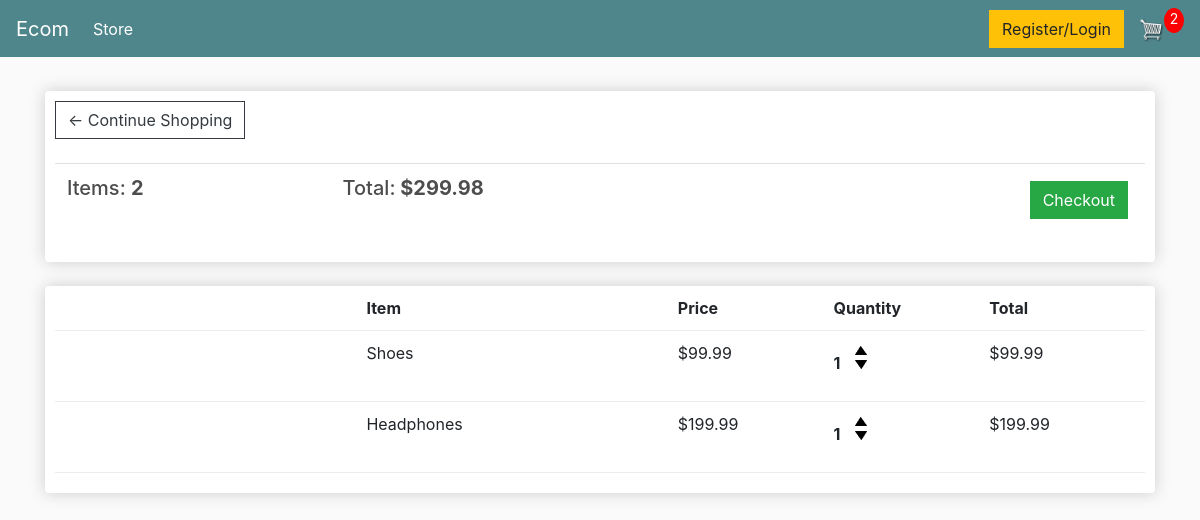
The page /cart/ (signed in) on the database as committed earlier.
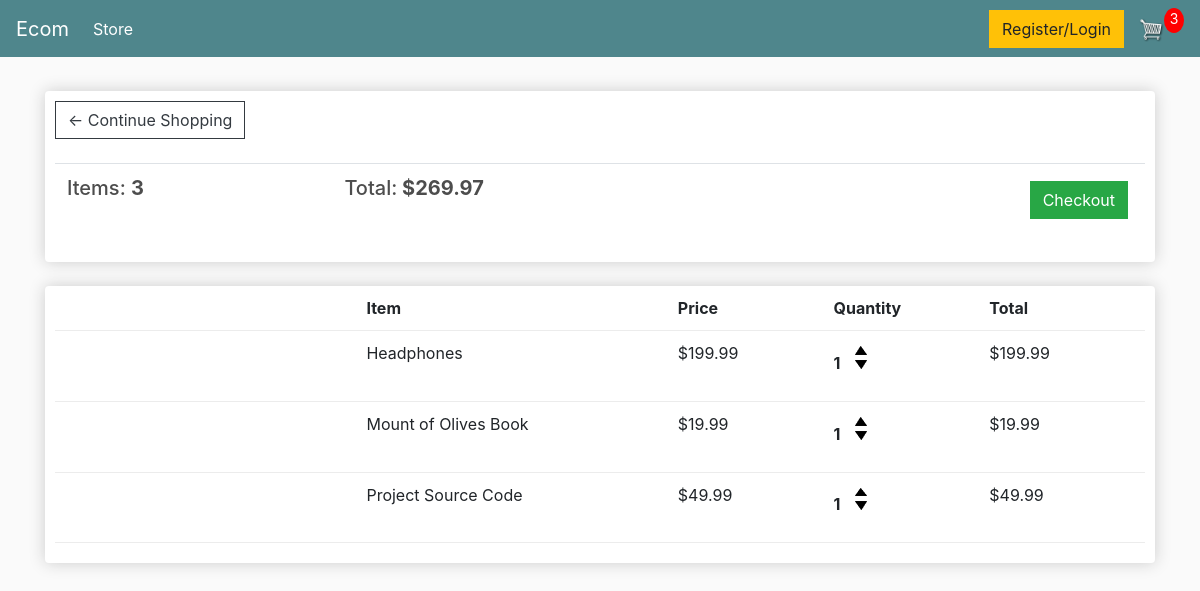
The same page on the database as committed later.
### store/models.py (models this page shows, shortened)
class Order(models.Model):
	customer = models.ForeignKey(Customer, on_delete=models.SET_NULL, null=True, blank=True)
	date_ordered = models.DateTimeField(auto_now_add=True)
	complete = models.BooleanField(default=False)
	transaction_id = models.CharField(max_length=100, null=True)
	@property
	def get_cart_total(self):
		orderitems = self.orderitem_set.all()
		total = sum([item.get_total for item in orderitems])
		return total
	@property
	def get_cart_items(self):
		orderitems = self.orderitem_set.all()
		total = sum([item.quantity for item in orderitems])
		return total

class OrderItem(models.Model):
	product = models.ForeignKey(Product, on_delete=models.SET_NULL, null=True)
	order = models.ForeignKey(Order, on_delete=models.SET_NULL, null=True)
	quantity = models.IntegerField(default=0, null=True, blank=True)
	date_added = models.DateTimeField(auto_now_add=True)
	@property
	def get_total(self):
		total = self.product.price * self.quantity
		return total

class Product(models.Model):
    name = models.CharField(max_length=255)
    description = models.TextField(default="No description available.")
    price = models.DecimalField(max_digits=10, decimal_places=2)
    digital = models.BooleanField(default=False,null=True, blank=True)
    image = models.ImageField(null=True, blank=True)

### store/views.py (the view)
# urls.py: path('cart/', views.cart, name="cart"),
def cart(request):
     data = cartData(request)
     cartItems = data['cartItems']
     order = data['order']
     items = data['items']
     context = {'items':items, 'order':order, 'cartItems':cartItems}
     return render(request, 'store/cart.html', context)

### store/utils.py (called while the page is built)
def cartData(request):
	if request.user.is_authenticated:
		customer = request.user.customer
		order, created = Order.objects.get_or_create(customer=customer, complete=False)
		items = order.orderitem_set.all()
		cartItems = order.get_cart_items
	else:
		cookieData = cookieCart(request)
		cartItems = cookieData['cartItems']
		order = cookieData['order']
		items = cookieData['items']
	return {'cartItems':cartItems ,'order':order, 'items':items}

### store/templates/store/cart.html
{% extends 'store/main.html' %}
{% load static %}
{% block content %}
<div class="row">
	<div class="col-lg-12">
          <div class="box-element">
               <a  class="btn btn-outline-dark" href="{% url 'store' %}">&#x2190; Continue Shopping</a>
               <br>
               <br>
               <table class="table">
                    <tr>
                         <th><h5>Items: <strong>{{order.get_cart_items}}</strong></h5></th>
                         <th><h5>Total:<strong> ${{order.get_cart_total|floatformat:2}}</strong></h5></th>
                         <th>
                              <a  style="float:right; margin:5px;" class="btn btn-success" href="{% url 'checkout' %}">Checkout</a>
                         </th>
                    </tr>
               </table>
          </div>
		<br>
          <div class="box-element">
               <div class="cart-row">
                    <div style="flex:2"></div>
                    <div style="flex:2"><strong>Item</strong></div>
                    <div style="flex:1"><strong>Price</strong></div>
                    <div style="flex:1"><strong>Quantity</strong></div>
                    <div style="flex:1"><strong>Total</strong></div>
               </div>
               {% for item in items %}
               <div class="cart-row">
                    <div style="flex:2"><img class="row-image" src="{{item.product.imageURL}}"></div>
                    <div style="flex:2"><p>{{item.product.name}}</p></div>
                    <div style="flex:1"><p>${{item.product.price|floatformat:2}}</p></div>
                    <div style="flex:1">
                         <p class="quantity">{{item.quantity}}</p>
                         <div class="quantity">
                              <img data-product="{{item.product.id}}" data-action="add" class="chg-quantity update-cart" src="{% static  'images/arrow-up.png' %}">
                              <img data-product="{{item.product.id}}" data-action="remove" class="chg-quantity update-cart" src="{% static  'images/arrow-down.png' %}">
                         </div>
                    </div>
               <div style="flex:1"><p>${{item.get_total|floatformat:2}}</p></div>
          </div>
          {% endfor %}
	</div>
</div>
{% endblock content %}

### store/templates/store/main.html (shortened to what this page needs)
<!DOCTYPE html>
{% load static %}
<html>
<head>
	<link rel="stylesheet" href="https://stackpath.bootstrapcdn.com/bootstrap/4.4.1/css/bootstrap.min.css">
	<link rel="stylesheet" type="text/css" href="{% static 'css/main.css' %}">
	<link rel="stylesheet" href="https://use.fontawesome.com/releases/v5.6.1/css/all.css">
</head>
<body>
	<nav class="navbar navbar-expand-lg navbar-dark bg-dark">
	  <a class="navbar-brand" href="{% url 'store' %}">Ecom</a>
	  <div class="collapse navbar-collapse" id="navbarSupportedContent">
		<ul class="navbar-nav mr-auto">
			<li class="nav-item active">
				<a class="nav-link" href="{% url 'store' %}">Store<span class="sr-only">(current)</span></a>
	      	</li>
	    </ul>
		<div class="form-inline my-2 my-lg-0">
			<a href="{% url 'register' %}"class="btn btn-warning">Register/Login</a>
			<a href="{% url 'cart' %}">
				<img  id="cart-icon" src="{% static 'images/cart.png' %}">
			</a>
			<p id="cart-total">{{cartItems}}</p>
		</div>
	  </div>
	</nav>
	<div class="container">
            <br>
            {% block content %}
            {% endblock content %}
         </div>
</body>
</html>

### store/static/css/main.css (style rules this page uses)
body { background-color: hsl(0, 0%, 98%); }
html { margin: 0; padding: 0; height: 100%; }
h1,h2,h3,h4,h5,h6 { color:hsl(0, 0%, 30%); }
.box-element { box-shadow:hsl(0, 0%, 80%) 0 0 16px; background-color: #fff; border-radius: 4px; padding: 10px; }
.bg-dark { background-color: #4f868c!important; }
#cart-icon { width:25px; display: inline-block; margin-left: 15px; }
#cart-total { display: block; text-align: center; color:#fff; background-color: red; width: 20px; height: 25px; border-radius: 50%; font-size: 14px; }
.col-lg-4, .col-lg-6, .col-lg-8, .col-lg-12 { margin-top: 10px; }
.btn { border-radius: 0; }
.cart-row { display: flex; align-items: flex-stretch; padding-bottom: 10px; margin-bottom: 10px; border-bottom: 1px solid #ececec; }
.quantity { display: inline-block; font-weight: 700; padding-right:10px; }
.chg-quantity { width: 12px; cursor: pointer; display: block; margin-top: 5px; transition:.1s; }

Rows that differ between the two databases and show on the page:
removed OrderItem: product.name "Shoes", product.price "99.99", quantity "1", get_total "99.99"
computed for Order: get_cart_items "2" → "3"; get_cart_total "299.98" → "269.97"
added OrderItem: product.name "Mount of Olives Book", product.price "19.99", quantity "1", get_total "19.99"
added OrderItem: product.name "Project Source Code", product.price "49.99", quantity "1", get_total "49.99"
Other text that changed with them:
{{ cartItems }}: "2" → "3"
